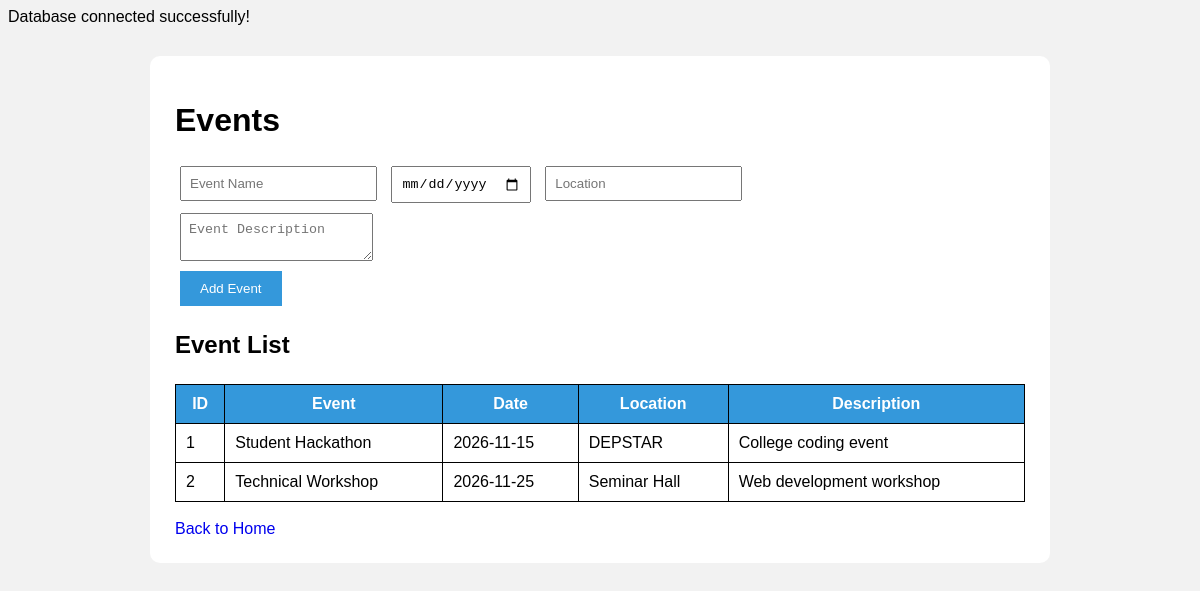
Screenshot of /events.php with the database file from the repository.
### tables this page shows
CREATE TABLE IF NOT EXISTS events (
    event_id INT AUTO_INCREMENT PRIMARY KEY,
    event_name VARCHAR(150) NOT NULL,
    event_date DATE NOT NULL,
    location VARCHAR(150),
    description TEXT
);

### events.php (the view, shortened to what this page needs)
<?php
include "db.php";
?>
<!DOCTYPE html>
<html>
<head>
</head>
<body>
<div class="container">
    <h1>Events</h1>
    <form method="POST">
        <input type="text"
               name="event_name"
               placeholder="Event Name"
               required>
        <input type="date"
               name="event_date"
               required>
        <input type="text"
               name="location"
               placeholder="Location"
               required>
        <br>
        <textarea
            name="description"
            placeholder="Event Description"
            required></textarea>
        <br>
        <input type="submit"
               value="Add Event">
    </form>
    <h2>Event List</h2>
    <?php
    $sql = "SELECT * FROM events";
    $result = $conn->query($sql);
    if ($result->num_rows > 0) {
        echo "<table>";
        echo "<tr>";
        echo "<th>ID</th>";
        echo "<th>Event</th>";
        echo "<th>Date</th>";
        echo "<th>Location</th>";
        echo "<th>Description</th>";
        echo "</tr>";
        while ($row = $result->fetch_assoc()) {
            echo "<tr>";
            echo "<td>" . $row["event_id"] . "</td>";
            echo "<td>" . $row["event_name"] . "</td>";
            echo "<td>" . $row["event_date"] . "</td>";
            echo "<td>" . $row["location"] . "</td>";
            echo "<td>" . $row["description"] . "</td>";
            echo "</tr>";
        }
        echo "</table>";
    } else {
        echo "No events found.";
    }
    ?>
    <br>
    <a href="index.php">Back to Home</a>
</div>
</body>
</html>

### events.php (style rules this page uses)
body { font-family: Arial; background-color: #f2f2f2; }
.container { width: 850px; margin: 30px auto; background-color: white; padding: 25px; border-radius: 10px; }
input, textarea { padding: 8px; margin: 5px; }
input[type="submit"] { background-color: #3498db; color: white; border: none; padding: 10px 20px; }
table { width: 100%; margin-top: 25px; border-collapse: collapse; }
th, td { border: 1px solid black; padding: 10px; }
th { background-color: #3498db; color: white; }
a { text-decoration: none; }

### rows the page displays
events: event_id "1", event_name "Student Hackathon", event_date "2026-11-15", location "DEPSTAR", description "College coding event"
events: event_id "2", event_name "Technical Workshop", event_date "2026-11-25", location "Seminar Hall", description "Web development workshop"
